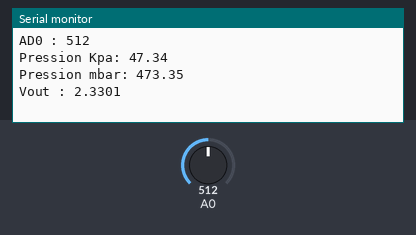
Simulated run of this sketch. Board: Arduino Uno, built with avr-gcc and run on an emulated ATmega328P. Parts: the last lines printed to the serial monitor. Inputs (shaded band) come from the test bench; at power-on: A0 = 512.

Above: at 1.8 s.
1.9 s: A0 set to 716
At 2.8 s:
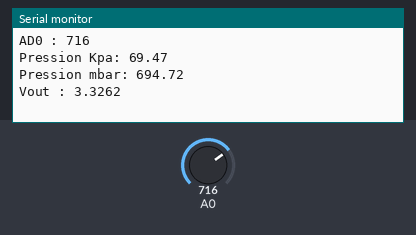
3.4 s: A0 set to 900
At 4.8 s:
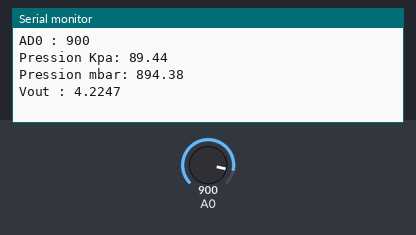
Timing chart, 0 to 6.4 s (numbered marks = the images above; inputs shaded):
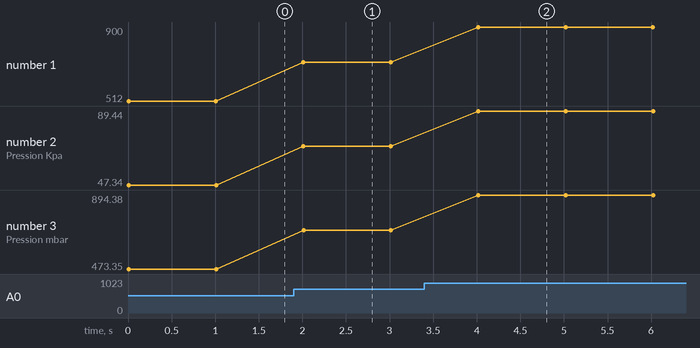

The sketch:

pressionDifferential.ino
```cpp
#include <Arduino.h>
#include <Wire.h>
//#include <Adafruit_ADS1115.h>
#include <Adafruit_ADS1X15-master\Adafruit_ADS1015.h>


Adafruit_ADS1115 ads1115;	// construct an ads1115 at address 0x49

void setup(void)
{
	ads1115.begin();  // Initialize ads1115

	Serial.begin(115200);
	Serial.println("Hello!");

	Serial.println("Getting single-ended readings from AIN0..3");
	Serial.println("ADC Range: +/- 6.144V (1 bit = 3mV)");
}


void loop()
{

	int16_t adc0;

	adc0 = analogRead(A0);

	double erreurV = -0.17;

	double vout = (double)adc0 * 0.004883 + erreurV;

	double pressure = (vout / 5.0 - 0.04) / 0.009;

	Serial.print("AD0 : "); Serial.println(adc0);
	Serial.print("Pression Kpa: "); Serial.println(pressure);
	Serial.print("Pression mbar: "); Serial.println(pressure * 10);
	Serial.print("Vout : "); Serial.println(vout,4);

	Serial.println(" ");

	delay(1000);

}
```

Measured:
- after the input at 1.9 s, the serial monitor: prints a new line after 0.11 s (image 1)
- after the input at 3.4 s, the serial monitor: prints a new line after 0.62 s (image 2)
- plotted number 1: 512 → 716 after the input at 1.9 s, 716 → 900 after the input at 3.4 s
- plotted number 2: 47.34 → 69.47 after the input at 1.9 s, 69.47 → 89.44 after the input at 3.4 s
- plotted number 3: 473.35 → 694.72 after the input at 1.9 s, 694.72 → 894.38 after the input at 3.4 s
